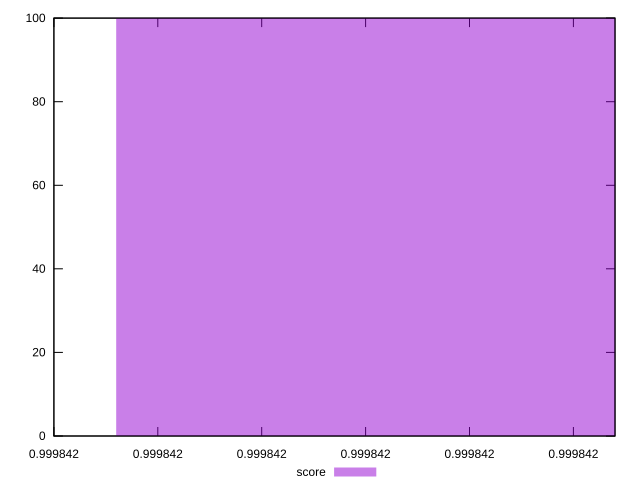

Write gnuplot code to recreate this figure.
reset

$score <<EOF
0.9998419324469999 100
EOF

set key outside below
set boxwidth 1e-12
set xrange [0.9898419324465514:1.0098419324465513]
set yrange [0:100]
set style fill transparent solid 0.5 noborder
set terminal svg size 640, 490 enhanced background rgb 'white'
set output "report_00007_2020-12-11T15:55:29.892Z/uses-long-cache-ttl/samples/pages+cached+noexternal+noimg/score/histogram.svg"

plot $score title "score" with boxes

reset
